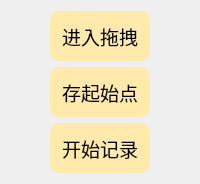
     <widget class="QWidget" name="pageGuiji">
      <layout class="QVBoxLayout" name="verticalLayout_8" stretch="1,2,2">
       <item alignment="Qt::AlignHCenter|Qt::AlignBottom">
        <widget class="QPushButton" name="dragPushButton">
         <property name="sizePolicy">
          <sizepolicy hsizetype="Expanding" vsizetype="Expanding">
           <horstretch>0</horstretch>
           <verstretch>0</verstretch>
          </sizepolicy>
         </property>
         <property name="minimumSize">
          <size>
           <width>100</width>
           <height>50</height>
          </size>
         </property>
         <property name="maximumSize">
          <size>
           <width>16777215</width>
           <height>50</height>
          </size>
         </property>
         <property name="font">
          <font>
           <family>楷体</family>
           <pointsize>14</pointsize>
          </font>
         </property>
         <property name="styleSheet">
          <string notr="true">QPushButton{
background-color: rgb(255, 234, 171);
border-radius:10px;
}
QPushButton:pressed{
padding-top:10px;
padding-left:5px;
}</string>
         </property>
         <property name="text">
          <string>进入拖拽</string>
         </property>
         <property name="checkable">
          <bool>true</bool>
         </property>
         <property name="autoRepeat">
          <bool>true</bool>
         </property>
         <property name="flat">
          <bool>true</bool>
         </property>
        </widget>
       </item>
       <item alignment="Qt::AlignHCenter|Qt::AlignVCenter">
        <widget class="QPushButton" name="savePushButton">
         <property name="sizePolicy">
          <sizepolicy hsizetype="Expanding" vsizetype="Expanding">
           <horstretch>0</horstretch>
           <verstretch>0</verstretch>
          </sizepolicy>
         </property>
         <property name="minimumSize">
          <size>
           <width>100</width>
           <height>50</height>
          </size>
         </property>
         <property name="maximumSize">
          <size>
           <width>16777215</width>
           <height>50</height>
          </size>
         </property>
         <property name="font">
          <font>
           <family>楷体</family>
           <pointsize>14</pointsize>
          </font>
         </property>
         <property name="styleSheet">
          <string notr="true">QPushButton{
background-color: rgb(255, 234, 171);
border-radius:10px;
}
QPushButton:pressed{
padding-top:10px;
padding-left:5px;
}</string>
         </property>
         <property name="text">
          <string>存起始点</string>
         </property>
         <property name="checkable">
          <bool>true</bool>
         </property>
         <property name="autoRepeat">
          <bool>true</bool>
         </property>
         <property name="flat">
          <bool>true</bool>
         </property>
        </widget>
       </item>
       <item alignment="Qt::AlignHCenter|Qt::AlignTop">
        <widget class="QPushButton" name="recordPushButton">
         <property name="sizePolicy">
          <sizepolicy hsizetype="Expanding" vsizetype="Expanding">
           <horstretch>0</horstretch>
           <verstretch>0</verstretch>
          </sizepolicy>
         </property>
         <property name="minimumSize">
          <size>
           <width>100</width>
           <height>50</height>
          </size>
         </property>
         <property name="maximumSize">
          <size>
           <width>16777215</width>
           <height>50</height>
          </size>
         </property>
         <property name="font">
          <font>
           <family>楷体</family>
           <pointsize>14</pointsize>
          </font>
         </property>
         <property name="styleSheet">
          <string notr="true">QPushButton{
background-color: rgb(255, 234, 171);
border-radius:10px;
}
QPushButton:pressed{
padding-top:10px;
padding-left:5px;
}</string>
         </property>
         <property name="text">
          <string>开始记录</string>
         </property>
         <property name="checkable">
          <bool>true</bool>
         </property>
         <property name="autoRepeat">
          <bool>true</bool>
         </property>
         <property name="flat">
          <bool>true</bool>
         </property>
        </widget>
       </item>
      </layout>
     </widget>
